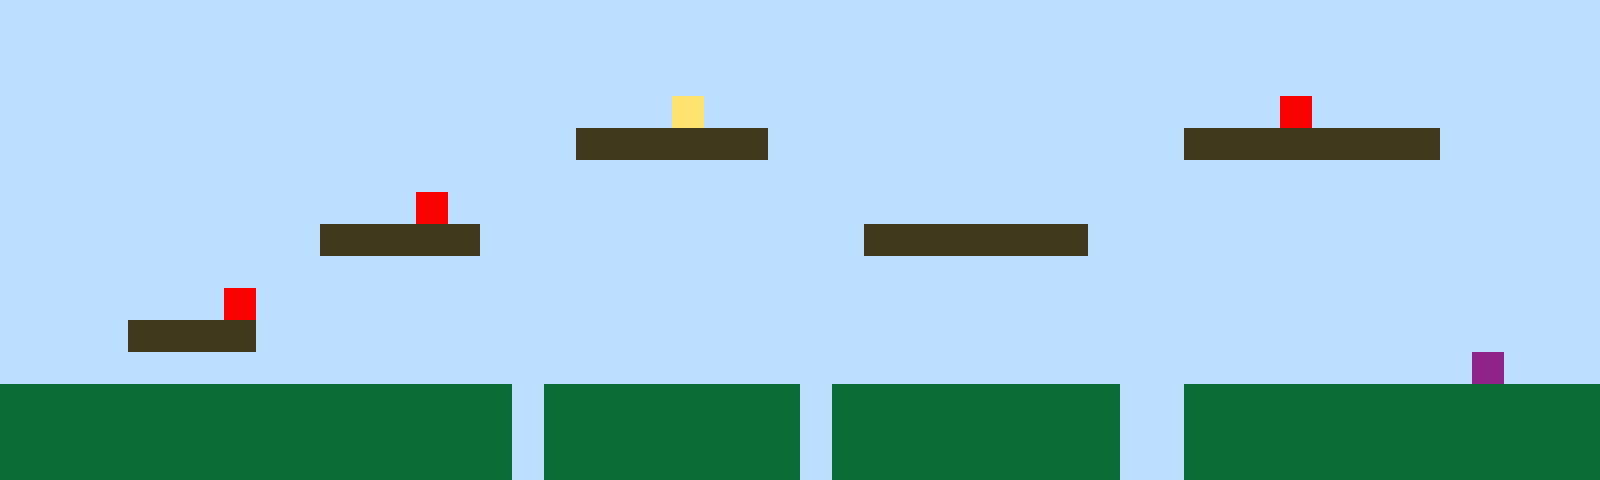

Tiled map render using the project's own tile images. Description and the whole map definition, tile-layer contents included, below:
An orthogonal 50x15 tile map with 32x32 px tiles, 1 tile layer (Tile Layer 1).

<map version="1.10" tiledversion="1.11.2" orientation="orthogonal" renderorder="right-up" width="50" height="15" tilewidth="32" tileheight="32" infinite="0" nextlayerid="2" nextobjectid="1"><editorsettings><export target="map1.csv" format="csv" /></editorsettings><tileset firstgid="1" name="sprites" tilewidth="32" tileheight="32" tilecount="6" columns="3"><image source="sprites.png" width="96" height="64" /></tileset><layer id="1" name="Tile Layer 1" width="50" height="15"><data encoding="csv">1,1,1,1,1,1,1,1,1,1,1,1,1,1,1,1,1,1,1,1,1,1,1,1,1,1,1,1,1,1,1,1,1,1,1,1,1,1,1,1,1,1,1,1,1,1,1,1,1,1,1,1,1,1,1,1,1,1,1,1,1,1,1,1,1,1,1,1,1,1,1,1,1,1,1,1,1,1,1,1,1,1,1,1,1,1,1,1,1,1,1,1,1,1,1,1,1,1,1,1,1,1,1,1,1,1,1,1,1,1,1,1,1,1,1,1,1,1,1,1,1,1,1,1,1,1,1,1,1,1,1,1,1,1,1,1,1,1,1,1,1,1,1,1,1,1,1,1,1,1,1,1,1,1,1,1,1,1,1,1,1,1,1,1,1,1,1,1,1,1,1,4,1,1,1,1,1,1,1,1,1,1,1,1,1,1,1,1,1,1,5,1,1,1,1,1,1,1,1,1,1,1,1,1,1,1,1,1,1,1,1,1,1,1,1,1,1,1,3,3,3,3,3,3,1,1,1,1,1,1,1,1,1,1,1,1,1,3,3,3,3,3,3,3,3,1,1,1,1,1,1,1,1,1,1,1,1,1,1,1,1,1,1,1,1,1,1,1,1,1,1,1,1,1,1,1,1,1,1,1,1,1,1,1,1,1,1,1,1,1,1,1,1,1,1,1,1,1,1,1,1,1,1,1,1,1,1,1,1,1,1,1,1,5,1,1,1,1,1,1,1,1,1,1,1,1,1,1,1,1,1,1,1,1,1,1,1,1,1,1,1,1,1,1,1,1,1,1,1,1,1,1,1,1,1,1,1,1,1,1,3,3,3,3,3,1,1,1,1,1,1,1,1,1,1,1,1,3,3,3,3,3,3,3,1,1,1,1,1,1,1,1,1,1,1,1,1,1,1,1,1,1,1,1,1,1,1,1,1,1,1,1,1,1,1,1,1,1,1,1,1,1,1,1,1,1,1,1,1,1,1,1,1,1,1,1,1,1,1,1,1,1,1,1,1,1,1,1,1,1,1,1,1,1,1,1,1,5,1,1,1,1,1,1,1,1,1,1,1,1,1,1,1,1,1,1,1,1,1,1,1,1,1,1,1,1,1,1,1,1,1,1,1,1,1,1,1,1,1,1,1,1,1,1,3,3,3,3,1,1,1,1,1,1,1,1,1,1,1,1,1,1,1,1,1,1,1,1,1,1,1,1,1,1,1,1,1,1,1,1,1,1,1,1,1,1,1,1,1,1,1,1,1,1,1,1,1,1,1,1,1,1,1,1,1,1,1,1,1,1,1,1,1,1,1,1,1,1,1,1,1,1,1,1,1,1,1,1,1,1,1,1,1,1,1,1,6,1,1,1,2,2,2,2,2,2,2,2,2,2,2,2,2,2,2,2,1,2,2,2,2,2,2,2,2,1,2,2,2,2,2,2,2,2,2,1,1,2,2,2,2,2,2,2,2,2,2,2,2,2,2,2,2,2,2,2,2,2,2,2,2,2,2,2,2,2,1,2,2,2,2,2,2,2,2,1,2,2,2,2,2,2,2,2,2,1,1,2,2,2,2,2,2,2,2,2,2,2,2,2,2,2,2,2,2,2,2,2,2,2,2,2,2,2,2,2,1,2,2,2,2,2,2,2,2,1,2,2,2,2,2,2,2,2,2,1,1,2,2,2,2,2,2,2,2,2,2,2,2,2</data></layer></map>
